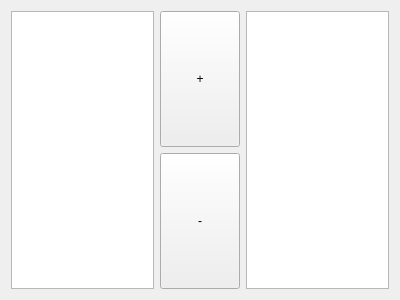
<?xml version="1.0" encoding="UTF-8"?>
<ui version="4.0">
 <class>PluginLayout</class>
 <widget class="QWidget" name="PluginLayout">
  <property name="geometry">
   <rect>
    <x>0</x>
    <y>0</y>
    <width>400</width>
    <height>300</height>
   </rect>
  </property>
  <property name="windowTitle">
   <string>Plugin Layout</string>
  </property>
  <layout class="QVBoxLayout" name="verticalLayout">
   <item>
    <layout class="QHBoxLayout" name="horizontalLayout">
     <item>
      <widget class="QListView" name="plugins_list"/>
     </item>
     <item>
      <layout class="QVBoxLayout" name="plugin_buttons">
       <item>
        <widget class="QPushButton" name="button_add_plugins">
         <property name="sizePolicy">
          <sizepolicy hsizetype="Fixed" vsizetype="Minimum">
           <horstretch>0</horstretch>
           <verstretch>0</verstretch>
          </sizepolicy>
         </property>
         <property name="minimumSize">
          <size>
           <width>0</width>
           <height>0</height>
          </size>
         </property>
         <property name="text">
          <string>+</string>
         </property>
        </widget>
       </item>
       <item>
        <widget class="QPushButton" name="button_remove_plugins">
         <property name="sizePolicy">
          <sizepolicy hsizetype="Fixed" vsizetype="Minimum">
           <horstretch>0</horstretch>
           <verstretch>0</verstretch>
          </sizepolicy>
         </property>
         <property name="minimumSize">
          <size>
           <width>0</width>
           <height>0</height>
          </size>
         </property>
         <property name="text">
          <string>-</string>
         </property>
        </widget>
       </item>
      </layout>
     </item>
     <item>
      <widget class="QTextEdit" name="plugin_info"/>
     </item>
    </layout>
   </item>
  </layout>
 </widget>
 <resources/>
 <connections/>
</ui>
